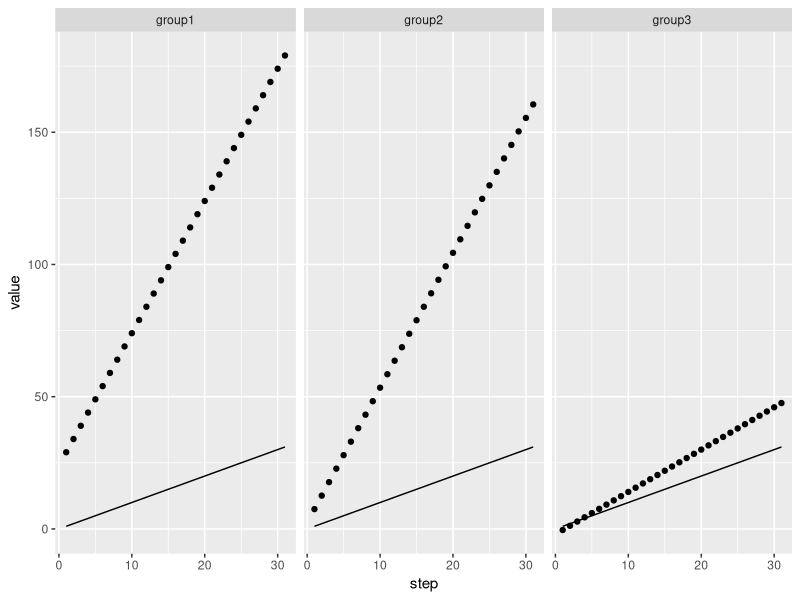

Reproduce this figure in R.
## ---- chunk 1
knitr::opts_chunk$set(echo = TRUE)
## ---- chunk 2
library(tidyverse)
library(lubridate)
## ---- chunk 3
data <- tibble(step = seq(1, 31, 1),
               value = (24 + 5 * step)) %>%
  mutate(group = "group1") %>%
  bind_rows(tibble(
    step = seq(1, 31, 1),
    value = 2.4 + 5.1 * step
  ) %>%
    mutate(group = "group2")) %>%
  bind_rows(tibble(
    step = seq(1, 31, 1),
    value = -2 + 1.6 * step
  ) %>%
    mutate(group = "group3"))
  
## ---- chunk 4
data %>%
  group_by(group) %>%
  nest() %>%
  mutate(mdl = map(data, ~ loess(step ~ value, .)),
         fitted = map(mdl, `[[`, "fitted")) %>% 
  select(-mdl) %>% 
  unnest() %>% 
  ggplot(aes(x=step)) +
  geom_point(aes(y=value))+
  geom_line(aes(y=fitted)) +
  facet_wrap(~group)
